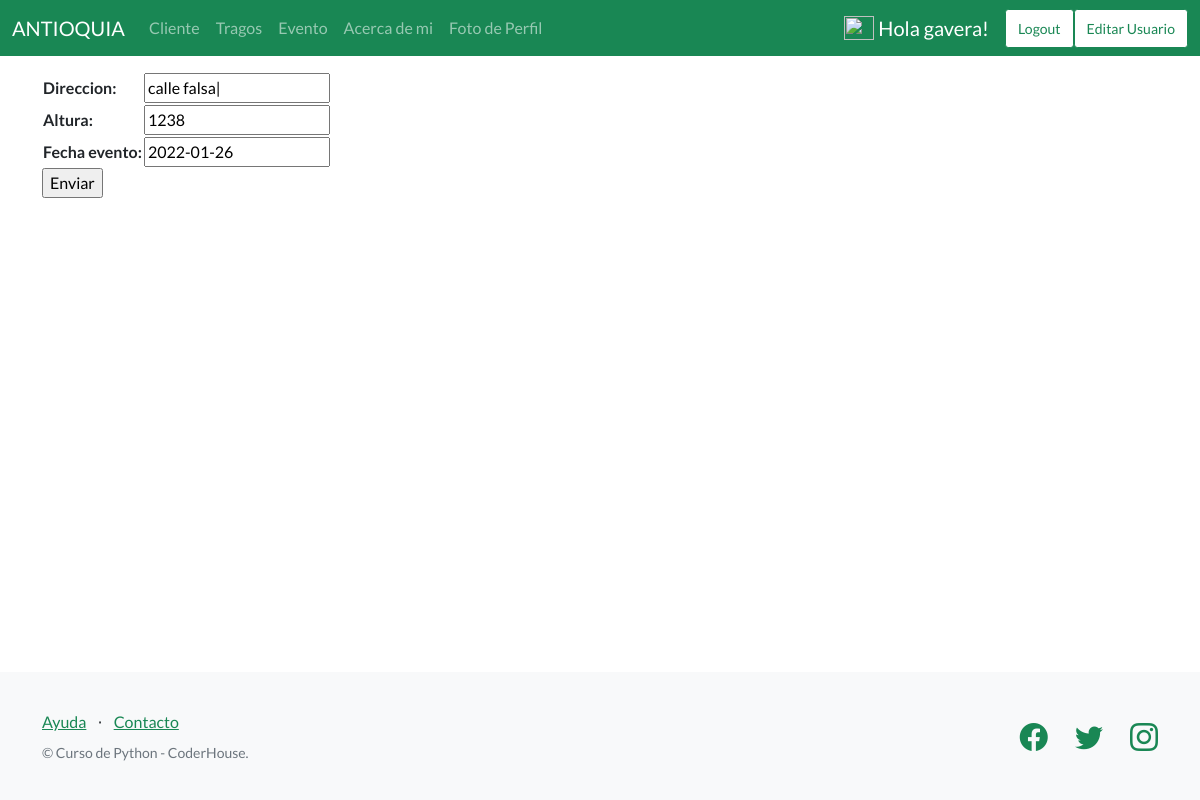
Screenshot of /coder/evento/update/11 (signed in) with the database file from the repository.
### Appcoder/models.py (models this page shows, shortened)
class Evento(Model):
    direccion = CharField(max_length=40)
    altura = IntegerField()
    fecha_evento = DateField()

### Appcoder/views.py (the view)
# urls.py: path('evento/update/<pk>', EventoUpdateView.as_view(), name = 'evento_update'),
class EventoUpdateView(UpdateView):
    model = Evento
    success_url =  reverse_lazy('evento')
    fields = ['direccion','altura','fecha_evento']
    template_name = 'Appcoder/evento_form.html'

### templates/Appcoder/evento_form.html (shortened to what this page needs)
{% extends 'Appcoder/padre.html' %}
{% block contenidoQueCambia %}
    <form action="" method="POST">
        <table>
            {{ form.as_table }}
        </table>
        <input type = "submit" value="Enviar">
    </form>
{% endblock %}

### templates/Appcoder/padre.html (shortened to what this page needs)
<!DOCTYPE html>
<html lang="en">
    <head>
        {% load static %}
        <link href="https://cdn.jsdelivr.net/npm/bootstrap-icons@1.5.0/font/bootstrap-icons.css" rel="stylesheet" type="text/css" />
        <link href="{%static 'Appcoder/css/styles.css' %}" rel="stylesheet" />
    </head>
    <body>
        <nav class="navbar navbar-expand-lg navbar-dark bg-success ">
          <div class="container-fluid bg-success">
            <a class="navbar-brand" href="{% url 'inicio' %}">ANTIOQUIA</a>
            <div class="collapse navbar-collapse" id="navbarTogglerDemo02">
                <ul class="navbar-nav me-auto mb-2 mb-lg-0">
                    <li class="nav-item">
                      <a class="nav-link" href="{% url 'cliente' %}">Cliente</a>
                    </li>
                    <li class="nav-item">
                      <a class="nav-link" href="{% url 'tragos' %}">Tragos</a>
                    </li>
                    <li class="nav-item">
                       <a class="nav-link" href="{% url 'evento' %}">Evento</a>
                    </li>
                    <li class="nav-item">
                        <a class="nav-link" href="{% url 'acerca_de_mi' %}">Acerca de mi</a>
                     </li>
                     <li class="nav-item">
                        <a class="nav-link" href="{% url 'avatar_add' %}">Foto de Perfil</a>
                     </li>
                </ul>
                {% if not request.user.is_authenticated %}
                    <a class="btn btn-outline-success btn-sm bg-white" href="{% url 'login' %}">INICIAR</a>
                {% else %}
                <a class="navbar-brand" href="#">
                    <img src="{{avatar_url}}" alt="" width="30" height="24" class="d-inline-block align-text-top">
                    Hola {{user.username}}!
                  </a>
                    <a class="btn btn-outline-success btn-sm bg-white" href="{% url 'logout' %}">Logout</a>
                    <a class="btn btn-outline-success btn-sm bg-white" href="{% url 'user_editar' %}">Editar Usuario</a>
                {% endif%}
                </div>
            </div>
        </nav>
        <div class="container" style="margin-bottom:9rem;margin-top: 1rem;">
        {% block contenidoQueCambia %}
        {% endblock %}
        </div>
        <footer class="footer bg-light">
            <div class="container">
                <div class="row">
                    <div class="col-lg-6 h-100 text-center text-lg-start my-auto">
                        <ul class="list-inline mb-2">
                            <li class="list-inline-item"><a href="#!" class="text-success">Ayuda</a></li>
                            <li class="list-inline-item">⋅</li>
                            <li class="list-inline-item"><a href="#!" class="text-success">Contacto</a></li>
                        </ul>
                        <p class="text-muted small mb-4 mb-lg-0">&copy; Curso de Python - CoderHouse.</p>
                    </div>
                    <div class="col-lg-6 h-100 text-center text-lg-end my-auto">
                        <ul class="list-inline mb-0 ">
                            <li class="list-inline-item me-4">
                                <a href="https://es-la.facebook.com/antioquiabarras/" target="blank" class="text-success"><i class="bi-facebook fs-3"></i></a>
                            </li>
                            <li class="list-inline-item me-4">
                                <a href="#!" class="text-success"><i class="bi-twitter fs-3"></i></a>
                            </li>
                            <li class="list-inline-item">
                                <a href="#!" class="text-success"><i class="bi-instagram fs-3"></i></a>
                            </li>
                        </ul>
                    </div>
                </div>
            </div>
        </footer>
    </body>
</html>

### templates/Appcoder/padre.html (style rules this page uses)
html { min-height: 100%; position: relative; }
body { margin: 0; margin-bottom: 40px; }
footer { display: flex; align-items: center; position: absolute; bottom: 0; width: 100%; height: 40px; }

### rows the page displays
Evento: direccion "calle falsa|", altura "1238", fecha_evento "2022-01-26"

### other values shown
{{ user.username }} "gavera"
